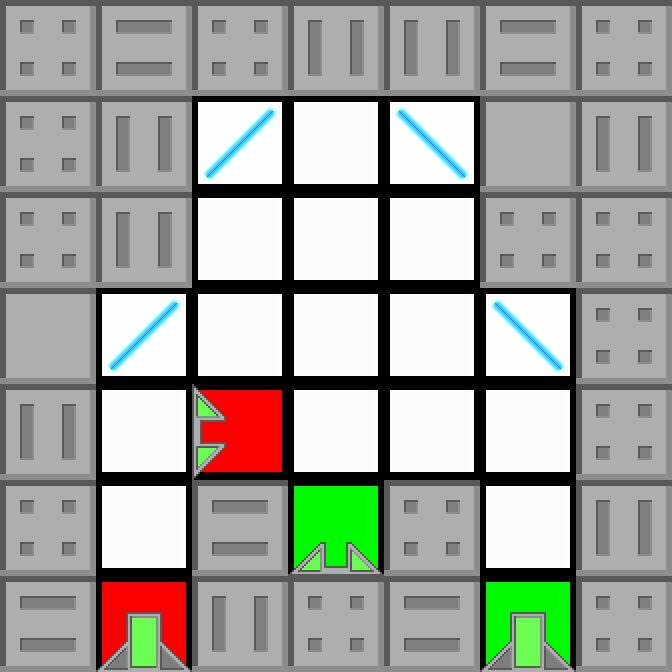

Rendered tile map (Tiled .tmx) drawn with the repository's tilesets; below, a short description and the full map source, tile grids included:
An orthogonal 7x7 tile map with 96x96 px tiles, 2 tile layers (Colors, Tiles).

<map version="1.0" orientation="orthogonal" renderorder="right-down" width="7" height="7" tilewidth="96" tileheight="96">
 <properties>
  <property name="AvailableTiles" value="1, 1, 1" />
 </properties>
 <tileset firstgid="1" source="../tiles.tsx" />
 <layer name="Colors" width="7" height="7">
  <data encoding="csv">
87,87,87,87,87,87,87,
87,87,87,87,87,87,87,
87,87,87,87,87,87,87,
87,87,87,87,87,87,87,
87,87,81,87,87,87,87,
87,87,87,82,87,87,87,
87,81,87,87,87,82,87
</data>
 </layer>
 <layer name="Tiles" width="7" height="7">
  <data encoding="csv">
17,19,17,18,18,19,17,
17,18,2,1,3,20,18,
17,18,1,1,1,17,17,
20,2,1,1,1,3,17,
18,1,10,1,1,1,17,
17,1,19,9,17,1,18,
19,5,18,17,19,5,17
</data>
 </layer>
</map>
